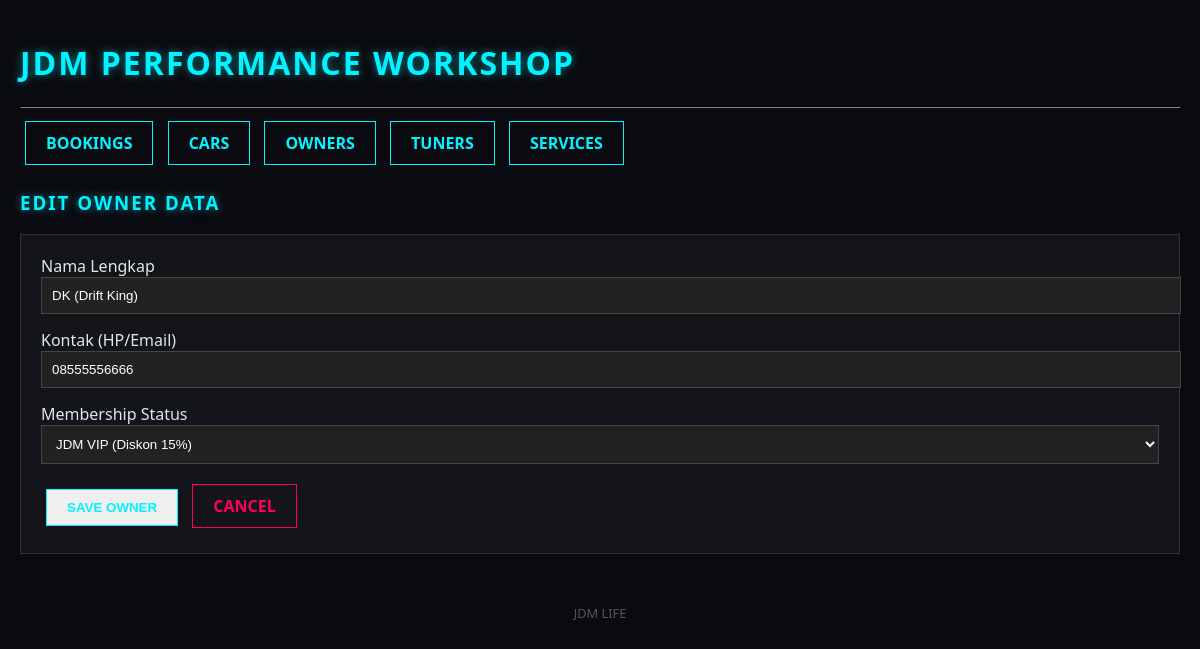
Page /index.php?page=owner_edit&id=5 on the committed database.
### tables this page shows
CREATE TABLE `owners` (
  `id` int(11) NOT NULL,
  `nama_owner` varchar(100) NOT NULL,
  `kontak` varchar(50) NOT NULL,
  `membership_status` enum('Reguler','JDM_VIP') DEFAULT 'Reguler'
);

### config/Database.php (called while the page is built, shortened)
<?php
class Database {
    protected $host = "localhost";
    protected $user = "root";
    protected $password = "";
    protected $db_name = "jdm_workshop";
    protected $conn;
    public function __construct() {
        $this->conn = new mysqli($this->host, $this->user, $this->password, $this->db_name);
    }
    public function execute($query) {
        return $this->conn->query($query);
    }
}
?>

### viewmodels/OwnerViewModel.php (called while the page is built, shortened)
<?php
include_once 'models/OwnerModel.php';
class OwnerViewModel {
    private $model;
    public function __construct() {
        $this->model = new OwnerModel();
    }
    public function prepareForm($id = null) {
        if ($id) {
            $this->editData = $this->model->getOwnerById($id);
        }
    }
}
?>

### models/OwnerModel.php (called while the page is built, shortened)
<?php
include_once 'config/Database.php';
class OwnerModel extends Database {
    public function getOwnerById($id) {
        $query = "SELECT * FROM owners WHERE id='$id'";
        return $this->execute($query)->fetch_assoc();
    }
}
?>

### views/owners/form.php (the view, shortened to what this page needs)
<?php include 'views/templates/header.php'; ?>
<h3><?= ($viewModel->editData ? "Edit Owner Data" : "Register New Owner") ?></h3>
<div style="background: var(--panel-bg); padding: 20px; border: 1px solid #333;">
    <form action="index.php?page=owner_save" method="POST">
        <div class="form-group">
            <label>Nama Lengkap</label>
            <input type="text" name="nama" value="<?= $viewModel->editData['nama_owner'] ?? '' ?>" required>
        </div>
        <div class="form-group">
            <label>Kontak (HP/Email)</label>
            <input type="text" name="kontak" value="<?= $viewModel->editData['kontak'] ?? '' ?>" required>
        </div>
        <div class="form-group">
            <label>Membership Status</label>
            <select name="status">
                <option value="JDM_VIP" <?= (isset($viewModel->editData['membership_status']) && $viewModel->editData['membership_status'] == 'JDM_VIP') ? 'selected' : '' ?>>JDM VIP (Diskon 15%)</option>
            </select>
        </div>
        <button type="submit" class="btn">SAVE OWNER</button>
        <a href="index.php?page=owner_list" class="btn btn-danger">CANCEL</a>
    </form>
</div>
<?php include 'views/templates/footer.php'; ?>

### views/templates/header.php (style rules this page uses)
:root { --bg-dark: #0a0b10; --panel-bg: #13151a; --neon-blue: #00f3ff; --neon-pink: #ff0055; --text-main: #e0e6ed; }
body { background-color: var(--bg-dark); color: var(--text-main); font-family: 'Segoe UI', Tahoma, Geneva, Verdana, sans-serif; margin: 0; padding: 20px; }
h1, h2, h3 { text-transform: uppercase; letter-spacing: 2px; color: var(--neon-blue); text-shadow: 0 0 10px rgba(0, 243, 255, 0.5); }
.btn { display: inline-block; padding: 10px 20px; margin: 5px; text-decoration: none; font-weight: bold; border: 1px solid var(--neon-blue); color: var(--neon-blue); transition: 0.3s; }
.btn-danger { border-color: var(--neon-pink); color: var(--neon-pink); }
.form-group { margin-bottom: 15px; }
input, select { width: 100%; padding: 10px; background: #222; border: 1px solid #444; color: white; }

### rows in the picture
owners: nama "DK (Drift King)", kontak "08555556666", status "JDM VIP (Diskon 15%)"
